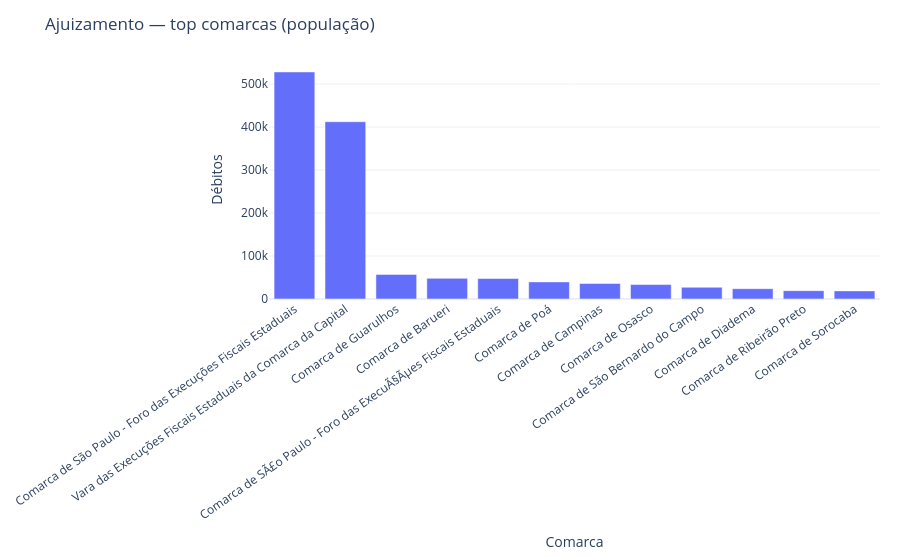

Source (notebook cell):
### Markdown cell above
### Comarcas (população)

**Antes do gráfico:** top comarcas por volume populacional. Concentração em foros de São Paulo/Capital é esperada; encoding quebrado (“SÃ£o”) pode aparecer em alguns rótulos da API — anotamos como qualidade de dado, sem “corrigir” inventando.

### Code cell
agg_aj = C.get_json(
    "/v1/data/ajuizamento/aggregate",
    params={"group_by": "NOMECOMARCA", "metrics": "count,count_distinct:ID_DEBITO", "limit": 20},
    timeout=180,
)
df_aj = pd.DataFrame(agg_aj["dados"]).rename(columns={"NOMECOMARCA": "comarca", "qtd_linhas": "qtd"}).sort_values("qtd", ascending=False)
display(df_aj)

fig = px.bar(df_aj.head(12), x="comarca", y="qtd", title="Ajuizamento — top comarcas (população)",
             labels={"comarca": "Comarca", "qtd": "Débitos"})
fig.update_layout(xaxis_tickangle=-35, margin=dict(b=200))
save_fig(fig, "ajuizamento_comarca_top_pop", height=560)

### Figure 1 — Plotly figure (JSON) as saved in the notebook; plotly's stock layout.template omitted (floating-point values rounded to 4 significant figures)
{"data": [{"hovertemplate": "Comarca=%{x}<br>Débitos=%{y}<extra></extra>", "legendgroup": "", "marker": {"color": "#636efa", "pattern": {"shape": ""}}, "name": "", "orientation": "v", "showlegend": false, "textposition": "auto", "type": "bar", "x": ["Comarca de São Paulo - Foro das Execuções Fiscais Estaduais", "Vara das Execuções Fiscais Estaduais da Comarca da Capital", "Comarca de Guarulhos", "Comarca de Barueri", "Comarca de SÃ£o Paulo - Foro das ExecuÃ§Ãµes Fiscais Estaduais", "Comarca de Poá", "Comarca de Campinas", "Comarca de Osasco", "Comarca de São Bernardo do Campo", "Comarca de Diadema", "Comarca de Ribeirão Preto", "Comarca de Sorocaba"], "xaxis": "x", "y": [528272, 412475, 57290, 48037, 47637, 39812, 36071, 33624, 27238, 23974, 19391, 18899], "yaxis": "y"}], "layout": {"barmode": "relative", "height": 560, "legend": {"tracegroupgap": 0}, "margin": {"b": 80, "l": 40, "r": 20, "t": 60}, "title": {"text": "Ajuizamento — top comarcas (população)"}, "xaxis": {"anchor": "y", "domain": [0.0, 1.0], "tickangle": -35, "title": {"text": "Comarca"}}, "yaxis": {"anchor": "x", "domain": [0.0, 1.0], "title": {"text": "Débitos"}}}}
